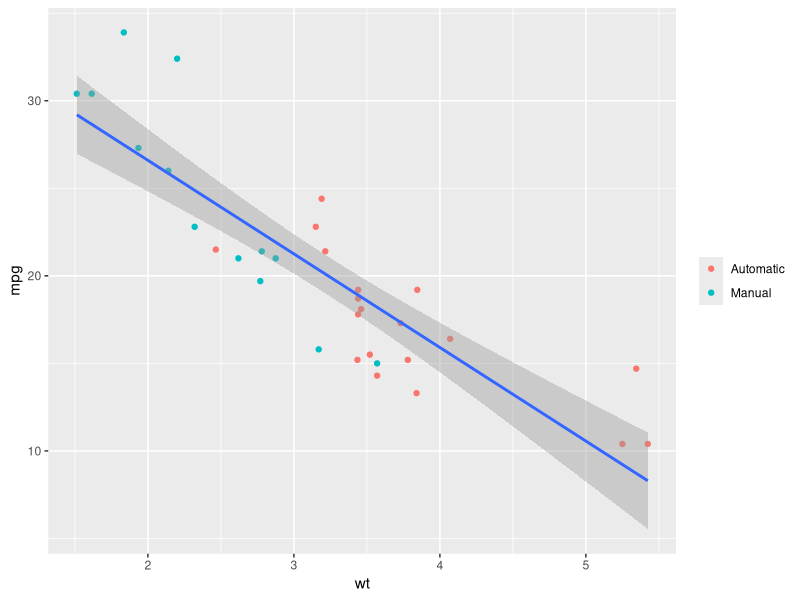

The R source for this figure:
## ---- chunk 1
knitr::opts_chunk$set(echo = FALSE)
## ---- chunk 2
head(mtcars)

## ---- chunk 3
suppressPackageStartupMessages({library(dplyr)})
suppressPackageStartupMessages({library(ggplot2)})
library(dplyr)
library(ggplot2)

data <- mtcars[,c(1,6,7,9)]
data$am <- as.factor(data$am)
levels(data$am) <-c("Automatic", "Manual")
plot <- ggplot(data=data, aes(x=wt, y = mpg))+geom_point(aes(color = am))+
            geom_smooth(method = "lm")+ theme(legend.title=element_blank())
plot

